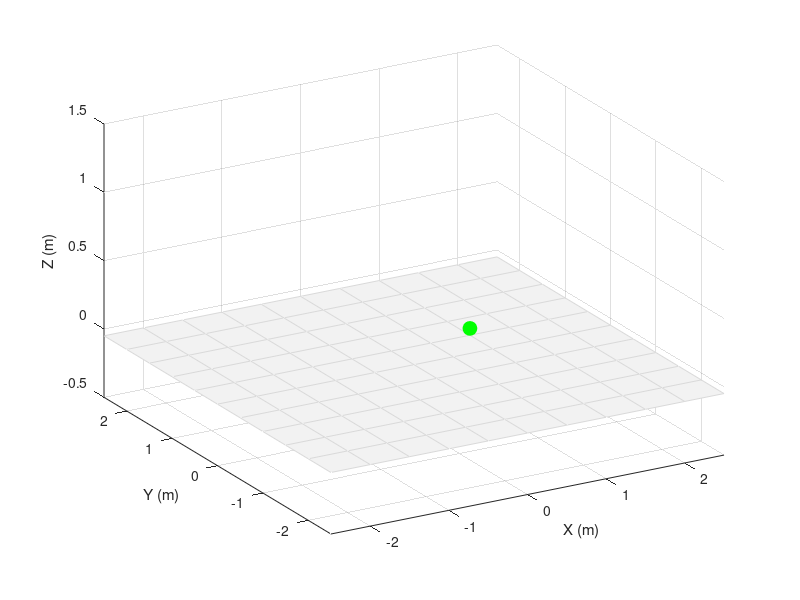

Source code (MATLAB): (Note: this script raises an error after producing the figure.)
clear; clc; close all;

% --- 1. Global Variables for Mouse Tracking ---
global target_x target_y
target_x = 1.0; 
target_y = 0.5;

% --- 2. Setup Figure Layout ---
fig = figure('Name', '3D Interactive MRAC Tracker', 'Position', [150, 150, 900, 750]);
set(fig, 'WindowButtonMotionFcn', @mouseMoveCallback); 
set(fig, 'Color', 'w');

ax3d = axes('Parent', fig);
view(ax3d, -30, 30); grid on; hold on;
axis([-2.5 2.5 -2.5 2.5 -0.5 1.5]);
xlabel('X (m)'); ylabel('Y (m)'); zlabel('Z (m)');

% Draw a grid floor
[Xf, Yf] = meshgrid(-2.5:0.5:2.5, -2.5:0.5:2.5);
Zf = zeros(size(Xf)) - 0.05;
surf(ax3d, Xf, Yf, Zf, 'FaceColor', [0.95 0.95 0.95], 'EdgeColor', [0.85 0.85 0.85]);

% --- Initialize Graphic Objects ---
h_target = plot3(ax3d, target_x, target_y, 0, 'go', 'MarkerFaceColor', 'g', 'MarkerSize', 10);

% Real-Time Trajectory Trails (The paths drawn on the floor)
h_path_ref = plot3(ax3d, 0, 0, 0, 'k--', 'LineWidth', 1.5);
h_path_act = plot3(ax3d, 0, 0, 0, 'r-', 'LineWidth', 1.5);

% REFERENCE MODEL ROBOT (Ghostly Gray)
h_ref_link1  = plot3(ax3d, [0,0], [0,0], [0,0], 'Color', [0.6 0.6 0.6 0.3], 'LineWidth', 6);
h_ref_link2  = plot3(ax3d, [0,0], [0,0], [0,0], 'Color', [0.6 0.6 0.6 0.3], 'LineWidth', 6);

% ACTUAL ADAPTIVE ROBOT (Solid Red/Blue)
h_act_link1  = plot3(ax3d, [0,0], [0,0], [0,0], 'r', 'LineWidth', 8);
h_act_link2  = plot3(ax3d, [0,0], [0,0], [0,0], 'b', 'LineWidth', 8);
h_joints     = plot3(ax3d, [0,0,0], [0,0,0], [0,0,0], 'ko', 'MarkerFaceColor', 'k', 'MarkerSize', 6);

legend(ax3d, [h_target, h_path_ref, h_path_act], ...
    {'Mouse Target', 'Model Path (Ideal)', 'Robot Path (Adaptive)'}, 'Location', 'northwest');
h_title = title(ax3d, 'Interactive 3D MRAC Tracker');

% --- 3. Initialize Physics ---
q0 = robot_ik(target_x, target_y);
x_current = [q0; 0; 0; q0; 0; 0; 20;0;0;20; 5;0;0;5]; 
t = 0; dt = 0.04;

% Path history buffers
xref_history = []; yref_history = [];
xact_history = []; yact_history = [];

disp('Simulation running! Move your mouse inside the figure window.');

% --- 4. The Real-Time Loop ---
while ishandle(fig)
    % Run physics step
    [ts, xs] = ode45(@(t, x) mrac_wrapper(t, x, target_x, target_y), [t, t+dt], x_current);
    x_current = xs(end, :)';
    t = t + dt;
    
    % --- Actual Robot Forward Kinematics ---
    q1 = x_current(1); q2 = x_current(2);
    l1 = 1; l2 = 1;
    x1_act = l1 * cos(q1);          y1_act = l1 * sin(q1);
    x2_act = x1_act + l2 * cos(q1+q2);  y2_act = y1_act + l2 * sin(q1+q2);
    
    % --- Reference Model Forward Kinematics ---
    qm1 = x_current(5); qm2 = x_current(6);
    x1_ref = l1 * cos(qm1);          y1_ref = l1 * sin(qm1);
    x2_ref = x1_ref + l2 * cos(qm1+qm2);  y2_ref = y1_ref + l2 * sin(qm1+qm2);

    % --- Extract and Print Adaptive Gains in Real-Time ---
    % Reconstruct the 2x2 matrices from the state vector
    Kp_current = reshape(x_current(9:12), [2, 2]);
    Kd_current = reshape(x_current(13:16), [2, 2]);
    
    % Print the diagonal main gains (Joint 1 and Joint 2 values)
    fprintf('Time: %5.2fs | Kp1: %6.1f, Kp2: %6.1f | Kd1: %5.1f, Kd2: %5.1f\n', ...
        t, Kp_current(1,1), Kp_current(2,2), Kd_current(1,1), Kd_current(2,2));
    
    % --- Append History for Trails ---
    xref_history = [xref_history, x2_ref]; yref_history = [yref_history, y2_ref];
    xact_history = [xact_history, x2_act]; yact_history = [yact_history, y2_act];
    
    % Keep the trail limited to the last 100 steps so the screen stays clean
    if length(xref_history) > 100
        xref_history(1) = []; yref_history(1) = [];
        xact_history(1) = []; yact_history(1) = [];
    end
    
    % --- Update 3D Graphics Elements ---
    set(h_target, 'XData', target_x, 'YData', target_y);
    
    % Update Path Trails on the floor plane (Z = 0)
    set(h_path_ref, 'XData', xref_history, 'YData', yref_history, 'ZData', zeros(size(xref_history)));
    set(h_path_act, 'XData', xact_history, 'YData', yact_history, 'ZData', zeros(size(xact_history)));
    
    % Update Ghost Model Linkage
    set(h_ref_link1, 'XData', [0, x1_ref], 'YData', [0, y1_ref]);
    set(h_ref_link2, 'XData', [x1_ref, x2_ref], 'YData', [y1_ref, y2_ref]);
    
    % Update Actual Robot Linkage
    set(h_act_link1, 'XData', [0, x1_act], 'YData', [0, y1_act]);
    set(h_act_link2, 'XData', [x1_act, x2_act], 'YData', [y1_act, y2_act]);
    set(h_joints,    'XData', [0, x1_act, x2_act], 'YData', [0, y1_act, y2_act]);
    
    set(h_title, 'String', ['Interactive 3D MRAC - Time: ' num2str(t, '%.2f') 's']);
    
    drawnow limitrate;
end

% --- Callback Function to Read Mouse ---
function mouseMoveCallback(~, ~)
    global target_x target_y
    ax = gca;
    C = get(ax, 'CurrentPoint');
    target_x = C(1, 1);
    target_y = C(1, 2);
end
